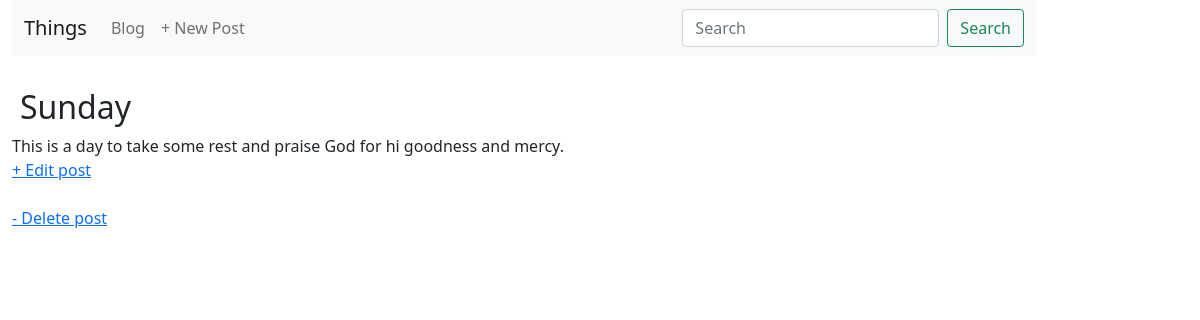
Page /post/6/ on the committed database.
### blog/models.py (models this page shows, shortened)
class Post(models.Model):
    title = models.CharField(max_length=255)
    author = models.ForeignKey('auth.user',on_delete=models.CASCADE)
    body = models.TextField()

### blog/views.py (the view)
# urls.py: path('post/<int:pk>/',BlogDetailView.as_view(),name='post_detail'),
class BlogDetailView(DetailView):
    model= Post
    template_name = 'post_detail.html'

### templates/post_detail.html
{% extends 'base.html' %}
{% block content %}
<div class="post-entry">
  <h2>{{post.title}}</h2>
  <p>{{post.body}}</p>
<a href="{% url 'post_edit' post.pk %}">+ Edit post</a> <br> <br>
<a href="{% url 'post_delete' post.pk %}">- Delete post</a>
</div>
{% endblock %}

### static/css/base.css (style rules this page uses)
.post-entry { margin-bottom: 2rem; }
.post-entry h2 { margin: 0.5rem; }
.post-entry p { margin: 0; font-weight: 400; }

### rows in the picture
Post: title "Sunday", body "This is a day to take some rest and praise God for hi goodness and mercy."
